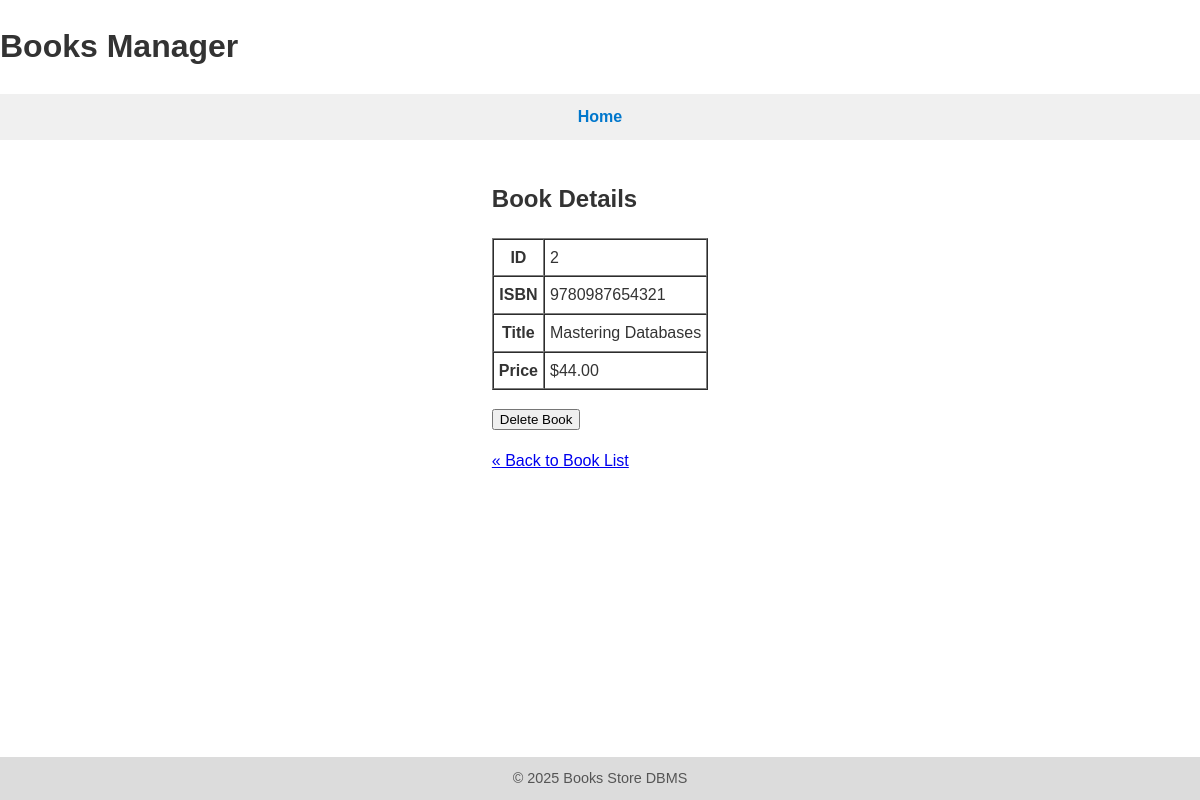
Page /books/show.php?id=2 on the committed database.
### tables this page shows
CREATE TABLE `Books` (
  `id` int(11) NOT NULL AUTO_INCREMENT,
  `ISBN` varchar(13) NOT NULL,
  `Title` varchar(100) DEFAULT NULL,
  `Price` decimal(6,2) DEFAULT NULL,
  PRIMARY KEY (`id`),
  UNIQUE KEY `ISBN` (`ISBN`)
);

### books/show.php (the view, shortened to what this page needs)
<?php
$id = isset($_GET['id']) ? (int) $_GET['id'] : 0;
$db = mysqli_connect("127.0.0.1", "mariadb", "mariadb", "Books", 3306);
$sql = "SELECT * FROM Books WHERE id = {$id} LIMIT 1";
$result = mysqli_query($db, $sql);
$book = mysqli_fetch_assoc($result);
?>
<!doctype html>
<html lang="en">
<head>
  <link rel="stylesheet" href="../style.css">
</head>
<body>
  <header>
    <h1>Books Manager</h1>
    <nav>
      <ul>
        <li><a href="/">Home</a></li>
      </ul>
    </nav>
  </header>
  <main>
    <h2>Book Details</h2>
    <table border="1" cellpadding="5" cellspacing="0">
      <tr>
        <th>ID</th>
        <td><?php echo htmlspecialchars($book['id']); ?></td>
      </tr>
      <tr>
        <th>ISBN</th>
        <td><?php echo htmlspecialchars($book['ISBN']); ?></td>
      </tr>
      <tr>
        <th>Title</th>
        <td><?php echo htmlspecialchars($book['Title']); ?></td>
      </tr>
      <tr>
        <th>Price</th>
        <td>$<?php echo htmlspecialchars(number_format($book['Price'], 2)); ?></td>
      </tr>
    </table>
    <form action="delete.php?id=<?php echo $book['id']; ?>" method="post" onsubmit="return confirm('Delete this book?');">
      <p><input type="submit" value="Delete Book" /></p>
    </form>
    <p><a href="index.php">&laquo; Back to Book List</a></p>
  </main>
  <footer>
    &copy; 2025 Books Store DBMS
  </footer>
</body>
</html>

### style.css (style rules this page uses)
body { background-color: #fff; font-family: Arial, sans-serif; margin: 0; padding: 0; color: #333; line-height: 1.6; display: flex; flex-direction: column; min-height: 100vh; }
nav { background-color: #f0f0f0; padding: 10px 0; }
nav ul { list-style: none; padding: 0; margin: 0; display: flex; gap: 20px; justify-content: center; }
nav a { text-decoration: none; color: #0077cc; font-weight: bold; }
main { padding: 20px; max-width: 800px; margin: 0 auto; }
footer { margin-top: auto; padding: 10px; text-align: center; background-color: #dcdcdc; font-size: 0.9em; color: #555; }

### rows in the picture
books: id "2", ISBN "9780987654321", Title "Mastering Databases", Price "44.00"
